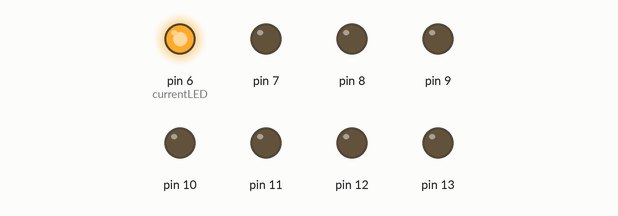
This sketch was run on a simulated Arduino Uno, built with avr-gcc and run on an emulated ATmega328P. On the bench: output pins drawn as LEDs (lit = HIGH).

Above: at 0.05 s.
At 0.35 s:
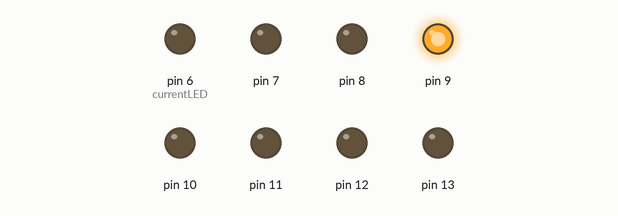
At 0.75 s:
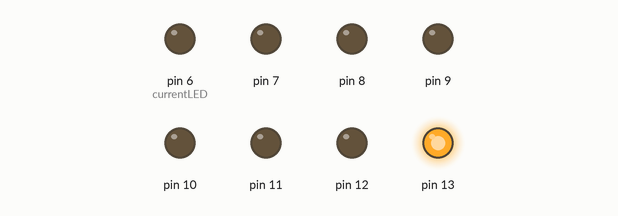
At 1.45 s:
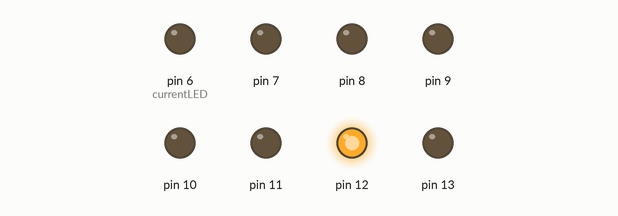
At 2.15 s:
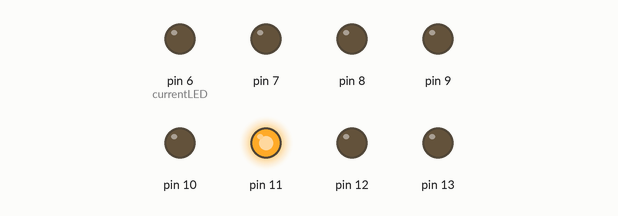
At 2.85 s:
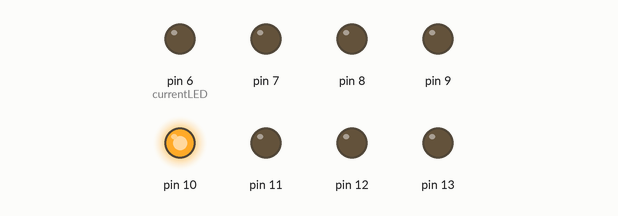
Timing chart, 0 to 3.1 s (numbered marks = the images above):
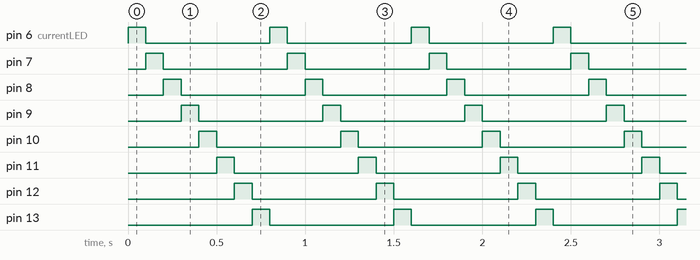

The sketch:

KITT.ino
```cpp
int currentLED = 6;
void setup() {
  // initialize digital pin LED_BUILTIN as an output.
  pinMode(6, OUTPUT);
  pinMode(7, OUTPUT);
  pinMode(8, OUTPUT);
  pinMode(9, OUTPUT);
  pinMode(10, OUTPUT);
  pinMode(11, OUTPUT);
  pinMode(12, OUTPUT);
  pinMode(13, OUTPUT);
}

// the loop function runs over and over again forever
void loop() {
  digitalWrite(currentLED, HIGH);
  delay(100);
  digitalWrite(currentLED, LOW);

  if(currentLED == 13) {
    currentLED = 6;
  }
  else{
    ++currentLED;
  }
}
```

Measured:
- by itself, pin 6 (currentLED), pin 7–13: alternates HIGH for 0.10 s and LOW for 0.70 s
- by itself, everything shown: repeats every 0.80 s, in 8 steps
